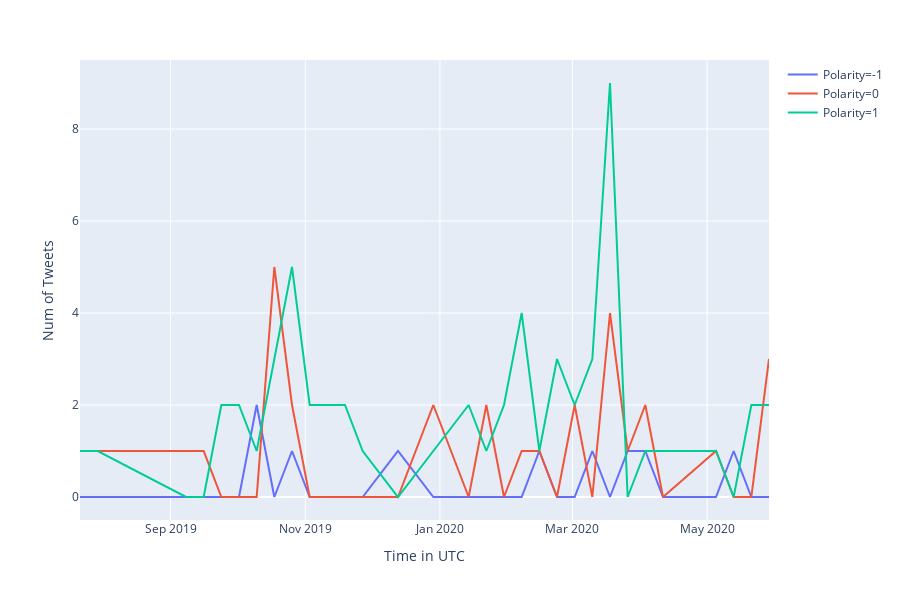

The notebook cell saved with this chart:
### Code cell
################################################################
#Displaying the sentiments of tweets posted by you throughout the year.  
#Polarity 0 = Neutral Sentiment
#Polarity 1 = Positive Sentiment
#Polarity -1 = Negative Sentiment
################################################################
a.sent_anal(1)

'''
This plot does not get displayed on github. Hence I am displaying an image of the same plot.
It will get displayed properly on your local machine when you run it.   
'''

from IPython.display import Image
from IPython.core.display import HTML 
Image(url= "assets/pl1.png")

### Figure 1 — Plotly figure (JSON) as saved in the notebook; plotly's stock layout.template omitted (floating-point values rounded to 4 significant figures)
{"data": [{"hoverlabel": {"namelength": 0}, "hovertemplate": "Polarity=-1<br>Time in UTC=%{x}<br>Num of Tweets=%{y}", "legendgroup": "Polarity=-1", "line": {"color": "#636efa", "dash": "solid"}, "mode": "lines", "name": "Polarity=-1", "showlegend": true, "type": "scatter", "x": ["2019-07-22T00:00:00+00:00", "2019-07-30T00:00:00+00:00", "2019-09-08T00:00:00+00:00", "2019-09-16T00:00:00+00:00", "2019-09-24T00:00:00+00:00", "2019-10-02T00:00:00+00:00", "2019-10-10T00:00:00+00:00", "2019-10-18T00:00:00+00:00", "2019-10-26T00:00:00+00:00", "2019-11-03T00:00:00+00:00", "2019-11-19T00:00:00+00:00", "2019-11-27T00:00:00+00:00", "2019-12-13T00:00:00+00:00", "2019-12-29T00:00:00+00:00", "2020-01-14T00:00:00+00:00", "2020-01-22T00:00:00+00:00", "2020-01-30T00:00:00+00:00", "2020-02-07T00:00:00+00:00", "2020-02-15T00:00:00+00:00", "2020-02-23T00:00:00+00:00", "2020-03-02T00:00:00+00:00", "2020-03-10T00:00:00+00:00", "2020-03-18T00:00:00+00:00", "2020-03-26T00:00:00+00:00", "2020-04-03T00:00:00+00:00", "2020-04-11T00:00:00+00:00", "2020-05-05T00:00:00+00:00", "2020-05-13T00:00:00+00:00", "2020-05-21T00:00:00+00:00", "2020-05-29T00:00:00+00:00"], "xaxis": "x", "y": [0, 0, 0, 0, 0, 0, 2, 0, 1, 0, 0, 0, 1, 0, 0, 0, 0, 0, 1, 0, 0, 1, 0, 1, 1, 0, 0, 1, 0, 0], "yaxis": "y"}, {"hoverlabel": {"namelength": 0}, "hovertemplate": "Polarity=0<br>Time in UTC=%{x}<br>Num of Tweets=%{y}", "legendgroup": "Polarity=0", "line": {"color": "#EF553B", "dash": "solid"}, "mode": "lines", "name": "Polarity=0", "showlegend": true, "type": "scatter", "x": ["2019-07-22T00:00:00+00:00", "2019-07-30T00:00:00+00:00", "2019-09-08T00:00:00+00:00", "2019-09-16T00:00:00+00:00", "2019-09-24T00:00:00+00:00", "2019-10-02T00:00:00+00:00", "2019-10-10T00:00:00+00:00", "2019-10-18T00:00:00+00:00", "2019-10-26T00:00:00+00:00", "2019-11-03T00:00:00+00:00", "2019-11-19T00:00:00+00:00", "2019-11-27T00:00:00+00:00", "2019-12-13T00:00:00+00:00", "2019-12-29T00:00:00+00:00", "2020-01-14T00:00:00+00:00", "2020-01-22T00:00:00+00:00", "2020-01-30T00:00:00+00:00", "2020-02-07T00:00:00+00:00", "2020-02-15T00:00:00+00:00", "2020-02-23T00:00:00+00:00", "2020-03-02T00:00:00+00:00", "2020-03-10T00:00:00+00:00", "2020-03-18T00:00:00+00:00", "2020-03-26T00:00:00+00:00", "2020-04-03T00:00:00+00:00", "2020-04-11T00:00:00+00:00", "2020-05-05T00:00:00+00:00", "2020-05-13T00:00:00+00:00", "2020-05-21T00:00:00+00:00", "2020-05-29T00:00:00+00:00"], "xaxis": "x", "y": [1, 1, 1, 1, 0, 0, 0, 5, 2, 0, 0, 0, 0, 2, 0, 2, 0, 1, 1, 0, 2, 0, 4, 1, 2, 0, 1, 0, 0, 3], "yaxis": "y"}, {"hoverlabel": {"namelength": 0}, "hovertemplate": "Polarity=1<br>Time in UTC=%{x}<br>Num of Tweets=%{y}", "legendgroup": "Polarity=1", "line": {"color": "#00cc96", "dash": "solid"}, "mode": "lines", "name": "Polarity=1", "showlegend": true, "type": "scatter", "x": ["2019-07-22T00:00:00+00:00", "2019-07-30T00:00:00+00:00", "2019-09-08T00:00:00+00:00", "2019-09-16T00:00:00+00:00", "2019-09-24T00:00:00+00:00", "2019-10-02T00:00:00+00:00", "2019-10-10T00:00:00+00:00", "2019-10-18T00:00:00+00:00", "2019-10-26T00:00:00+00:00", "2019-11-03T00:00:00+00:00", "2019-11-19T00:00:00+00:00", "2019-11-27T00:00:00+00:00", "2019-12-13T00:00:00+00:00", "2019-12-29T00:00:00+00:00", "2020-01-14T00:00:00+00:00", "2020-01-22T00:00:00+00:00", "2020-01-30T00:00:00+00:00", "2020-02-07T00:00:00+00:00", "2020-02-15T00:00:00+00:00", "2020-02-23T00:00:00+00:00", "2020-03-02T00:00:00+00:00", "2020-03-10T00:00:00+00:00", "2020-03-18T00:00:00+00:00", "2020-03-26T00:00:00+00:00", "2020-04-03T00:00:00+00:00", "2020-04-11T00:00:00+00:00", "2020-05-05T00:00:00+00:00", "2020-05-13T00:00:00+00:00", "2020-05-21T00:00:00+00:00", "2020-05-29T00:00:00+00:00"], "xaxis": "x", "y": [1, 1, 0, 0, 2, 2, 1, 3, 5, 2, 2, 1, 0, 1, 2, 1, 2, 4, 1, 3, 2, 3, 9, 0, 1, 1, 1, 0, 2, 2], "yaxis": "y"}], "layout": {"height": 600, "legend": {"tracegroupgap": 0}, "margin": {"t": 60}, "xaxis": {"anchor": "y", "domain": [0, 1], "title": {"text": "Time in UTC"}}, "yaxis": {"anchor": "x", "domain": [0, 1], "title": {"text": "Num of Tweets"}}}}
